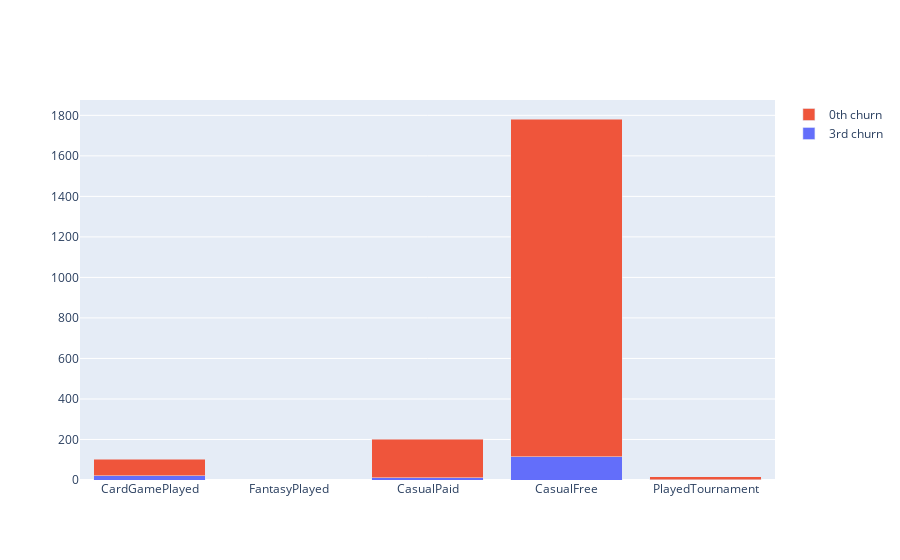

The notebook cell this image was saved under:
### Code cell
DATA0 = Data0[(Data0['CasualFree']==1) & (Data0['TotalGamePlayed_2'] <= 1)]
DATA3 = Data3[(Data3['CasualFree'] == 1) & (Data3['TotalGamePlayed_2'] <= 1)]
temp1 = pd.DataFrame(DATA0[['CardGamePlayed','FantasyPlayed','CasualPaid','CasualFree','PlayedTournament']].sum())
temp2 = pd.DataFrame(DATA3[['CardGamePlayed','FantasyPlayed','CasualPaid','CasualFree','PlayedTournament']].sum())
final1 = temp1.reset_index()
final2 = temp2.reset_index()
Header = final1['index'].to_list()
value_played = final1[0].to_list()
df0=pd.DataFrame({'Header':Header, 'Total Users Played':value_played})
Header = final2['index'].to_list()
value_played = final2[0].to_list()
df3=pd.DataFrame({'Header':Header, 'Total Users Played':value_played}) 
x = Header
y0=df0['Total Users Played']
y3=df3['Total Users Played']
plot = go.Figure(data=[go.Bar(name = '3rd churn',x = x,y = y3),go.Bar(name = '0th churn',x = x,y = y0)])
plot.update_layout(barmode='stack')                  
plot.show()

### Figure 1 — Plotly figure (JSON) as saved in the notebook; plotly's stock layout.template omitted (floating-point values rounded to 4 significant figures)
{"data": [{"name": "3rd churn", "type": "bar", "x": ["CardGamePlayed", "FantasyPlayed", "CasualPaid", "CasualFree", "PlayedTournament"], "y": [20, 0, 11, 115, 2]}, {"name": "0th churn", "type": "bar", "x": ["CardGamePlayed", "FantasyPlayed", "CasualPaid", "CasualFree", "PlayedTournament"], "y": [83, 0, 190, 1667, 15]}], "layout": {"barmode": "stack"}}
